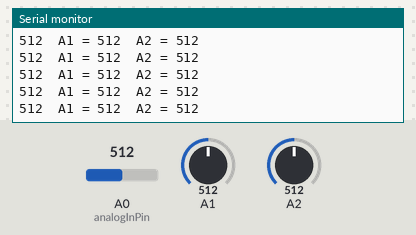
Bench run of a sketch on a simulated Arduino Uno, built with avr-gcc and run on an emulated ATmega328P. On the bench: the last lines printed to the serial monitor. The inputs (shaded band) are chosen by the test bench; at power-on: A1 = 512, A0 (analogInPin) = 512, A2 = 512.

Above: at 7.2 s.
7.3 s: A1 set to 989
At 7.37 s:
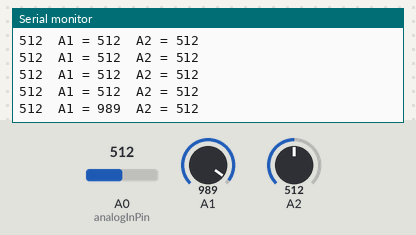
10.3 s: A1 set to 1010
At 10.3 s:
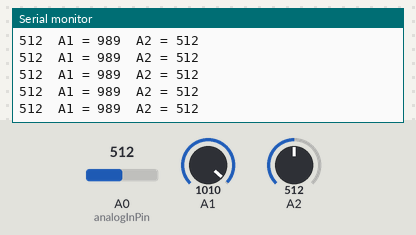
Timing chart, 0 to 12.8 s (numbered marks = the images above; inputs shaded):
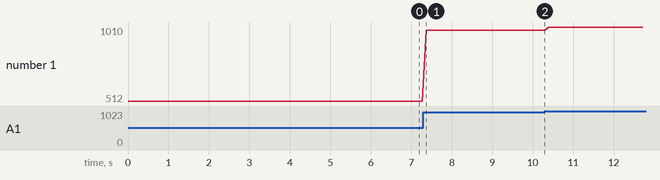

Measured:
- after the input at 7.3 s, the serial monitor: prints a new line after 0.07 s (image 1)
- plotted number 1: 512 → 989 after the input at 7.3 s, 989 → 1010 after the input at 10.3 s

The sketch:

pressure-test.ino
```cpp
/*
Pressure Sensor test Code
*/

// These constants won't change.  They're used to give names
// to the pins used:
const int analogInPin = A0;  // Analog input pin that the potentiometer is attached to

int sensorValue = 0;        // value read from the pressure sensor via the amplifier stage
float outputValue = 0;        // value output to the Serial port and LCD display

void setup()
{
  // initialize serial communications at 9600 bps:
  Serial.begin(9600);
}

void loop()
{
  // read the analog in value:
  sensorValue = analogRead(analogInPin);
  Serial.print(sensorValue);
  Serial.print("\tA1 = " );
  Serial.print( analogRead(A1));
  Serial.print("\tA2 = " );
  Serial.println( analogRead(A2));
  // outputValue = map(sensorValue, 10, 1023, 0, 100); //The zero value of sensor is around 10

  // print the results to the serial monitor:
  //Serial.print("sensor = " );
  //Serial.print(sensorValue);
  //Serial.print("\toutput = ");
  //Serial.println(outputValue);

  // wait 500 milliseconds before the next loop
  // for the analog-to-digital converter to settle
  // after the last reading:
  delay(100);
}
```
